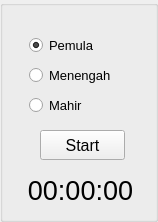
   <widget class="QGroupBox" name="groupBox">
    <property name="geometry">
     <rect>
      <x>430</x>
      <y>32</y>
      <width>158</width>
      <height>222</height>
     </rect>
    </property>
    <property name="title">
     <string/>
    </property>
    <widget class="QGroupBox" name="rbGroupBox">
     <property name="geometry">
      <rect>
       <x>20</x>
       <y>20</y>
       <width>121</width>
       <height>111</height>
      </rect>
     </property>
     <property name="autoFillBackground">
      <bool>false</bool>
     </property>
     <property name="styleSheet">
      <string notr="true">border:0;</string>
     </property>
     <property name="flat">
      <bool>false</bool>
     </property>
     <property name="checkable">
      <bool>false</bool>
     </property>
     <layout class="QVBoxLayout" name="verticalLayout">
      <item>
       <widget class="QRadioButton" name="rb_pemula">
        <property name="sizePolicy">
         <sizepolicy hsizetype="Minimum" vsizetype="Fixed">
          <horstretch>0</horstretch>
          <verstretch>0</verstretch>
         </sizepolicy>
        </property>
        <property name="font">
         <font>
          <pointsize>10</pointsize>
         </font>
        </property>
        <property name="text">
         <string>Pemula</string>
        </property>
        <property name="checked">
         <bool>true</bool>
        </property>
       </widget>
      </item>
      <item>
       <widget class="QRadioButton" name="rb_menengah">
        <property name="sizePolicy">
         <sizepolicy hsizetype="Minimum" vsizetype="Fixed">
          <horstretch>0</horstretch>
          <verstretch>0</verstretch>
         </sizepolicy>
        </property>
        <property name="font">
         <font>
          <pointsize>10</pointsize>
         </font>
        </property>
        <property name="text">
         <string>Menengah</string>
        </property>
       </widget>
      </item>
      <item>
       <widget class="QRadioButton" name="rb_mahir">
        <property name="sizePolicy">
         <sizepolicy hsizetype="Minimum" vsizetype="Fixed">
          <horstretch>0</horstretch>
          <verstretch>0</verstretch>
         </sizepolicy>
        </property>
        <property name="font">
         <font>
          <pointsize>10</pointsize>
         </font>
        </property>
        <property name="text">
         <string>Mahir</string>
        </property>
       </widget>
      </item>
     </layout>
    </widget>
    <widget class="QPushButton" name="btn_start">
     <property name="geometry">
      <rect>
       <x>40</x>
       <y>130</y>
       <width>85</width>
       <height>30</height>
      </rect>
     </property>
     <property name="font">
      <font>
       <pointsize>12</pointsize>
      </font>
     </property>
     <property name="text">
      <string>Start</string>
     </property>
    </widget>
    <widget class="QLabel" name="lbl_timer">
     <property name="geometry">
      <rect>
       <x>20</x>
       <y>175</y>
       <width>121</width>
       <height>31</height>
      </rect>
     </property>
     <property name="font">
      <font>
       <pointsize>20</pointsize>
      </font>
     </property>
     <property name="text">
      <string>00:00:00</string>
     </property>
     <property name="alignment">
      <set>Qt::AlignCenter</set>
     </property>
    </widget>
   </widget>
